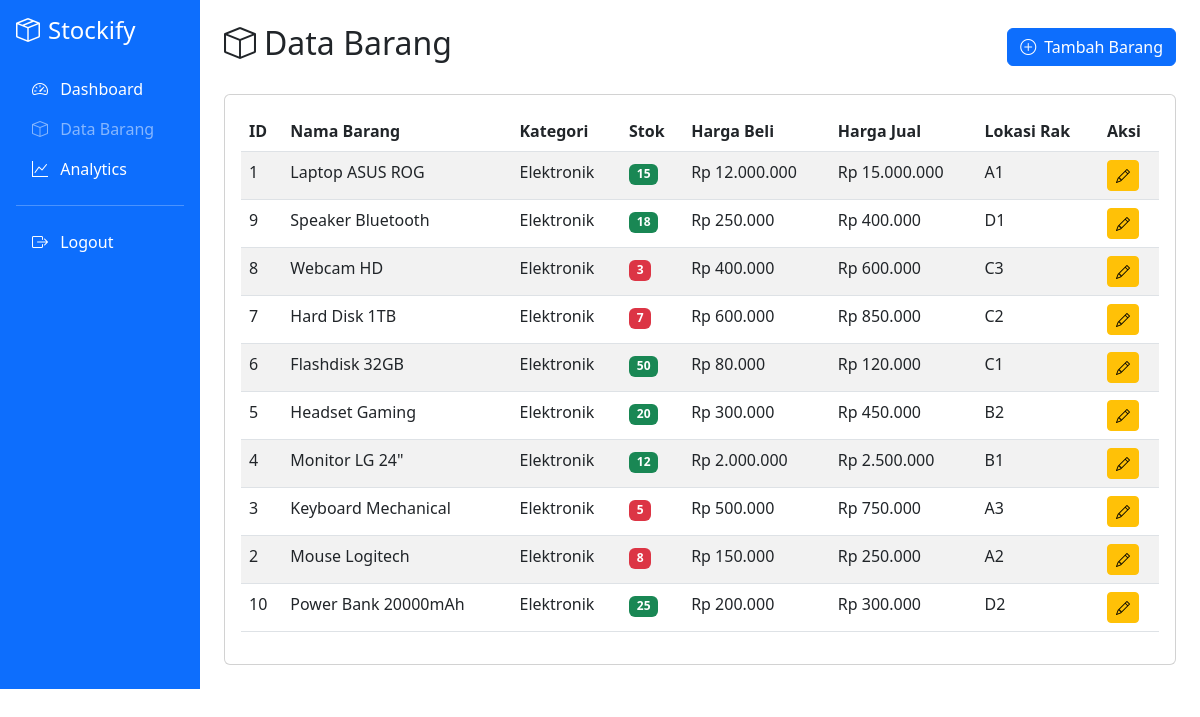
Page /barang.php (signed in) on the committed database.
### tables this page shows
CREATE TABLE barang (
    id INT AUTO_INCREMENT PRIMARY KEY,
    nama_barang VARCHAR(100) NOT NULL,
    kategori VARCHAR(50) NOT NULL,
    stok INT NOT NULL DEFAULT 0,
    harga_beli DECIMAL(10,2) NOT NULL,
    harga_jual DECIMAL(10,2) NOT NULL,
    lokasi_rak VARCHAR(20) NOT NULL,
    created_at TIMESTAMP DEFAULT CURRENT_TIMESTAMP,
    updated_at TIMESTAMP DEFAULT CURRENT_TIMESTAMP ON UPDATE CURRENT_TIMESTAMP,
    INDEX idx_kategori (kategori),
    INDEX idx_stok (stok)
);

### koneksi.php (called while the page is built, shortened)
<?php
function format_rupiah($angka) {
    return "Rp " . number_format($angka, 0, ',', '.');
}
?>

### barang.php (the view, shortened to what this page needs)
<?php
require_once 'koneksi.php';
$role = $_SESSION['role'];
$query = "SELECT * FROM barang ORDER BY created_at DESC";
$result = $koneksi->query($query);
?>
<!DOCTYPE html>
<html lang="id">
<head>
    <link href="https://cdn.jsdelivr.net/npm/bootstrap@5.3.0/dist/css/bootstrap.min.css" rel="stylesheet">
    <link href="https://cdn.jsdelivr.net/npm/bootstrap-icons@1.10.0/font/bootstrap-icons.css" rel="stylesheet">
</head>
<body>
    <div class="container-fluid">
        <div class="row">
            <div class="col-md-2 bg-primary text-white p-3">
                <h4><i class="bi bi-box-seam me-2"></i>Stockify</h4>
                <nav class="nav flex-column mt-4">
                    <a class="nav-link text-white" href="dashboard.php">
                        <i class="bi bi-speedometer2 me-2"></i> Dashboard
                    </a>
                    <a class="nav-link text-white-50 active" href="barang.php">
                        <i class="bi bi-box me-2"></i> Data Barang
                    </a>
                    <?php if ($role === 'admin'): ?>
                    <a class="nav-link text-white" href="analytics.php">
                        <i class="bi bi-graph-up me-2"></i> Analytics
                    </a>
                    <?php endif; ?>
                    <hr>
                    <a class="nav-link text-white" href="logout.php">
                        <i class="bi bi-box-arrow-right me-2"></i> Logout
                    </a>
                </nav>
            </div>
            <div class="col-md-10 p-4">
                <div class="d-flex justify-content-between align-items-center mb-4">
                    <h2><i class="bi bi-box me-2"></i>Data Barang</h2>
                    <?php if ($role === 'admin'): ?>
                    <button class="btn btn-primary" data-bs-toggle="modal" data-bs-target="#addModal">
                        <i class="bi bi-plus-circle me-2"></i>Tambah Barang
                    </button>
                    <?php endif; ?>
                </div>
                <div class="card">
                    <div class="card-body">
                        <div class="table-responsive">
                            <table class="table table-striped">
                                <thead>
                                    <tr>
                                        <th>ID</th>
                                        <th>Nama Barang</th>
                                        <th>Kategori</th>
                                        <th>Stok</th>
                                        <th>Harga Beli</th>
                                        <th>Harga Jual</th>
                                        <th>Lokasi Rak</th>
                                        <th>Aksi</th>
                                    </tr>
                                </thead>
                                <tbody>
                                    <?php while ($row = $result->fetch_assoc()): ?>
                                    <tr>
                                        <td><?= $row['id'] ?></td>
                                        <td><?= htmlspecialchars($row['nama_barang']) ?></td>
                                        <td><?= htmlspecialchars($row['kategori']) ?></td>
                                        <td>
                                            <span class="badge <?= $row['stok'] < 10 ? 'bg-danger' : 'bg-success' ?>">
                                                <?= $row['stok'] ?>
                                            </span>
                                        </td>
                                        <td><?= format_rupiah($row['harga_beli']) ?></td>
                                        <td><?= format_rupiah($row['harga_jual']) ?></td>
                                        <td><?= htmlspecialchars($row['lokasi_rak']) ?></td>
                                        <td>
                                            <div class="btn-group btn-group-sm">
                                                <a href="update_stock.php?id=<?= $row['id'] ?>" class="btn btn-warning" title="Update Stok">
                                                    <i class="bi bi-pencil"></i>
                                                </a>
                                            </div>
                                        </td>
                                    </tr>
                                    <?php endwhile; ?>
                                </tbody>
                            </table>
                        </div>
                    </div>
                </div>
            </div>
        </div>
    </div>
</body>
</html>

### rows in the picture
barang: id "1", nama_barang "Laptop ASUS ROG", kategori "Elektronik", stok "15", harga_beli "Rp 12.000.000", harga_jual "Rp 15.000.000", lokasi_rak "A1"
barang: id "9", nama_barang "Speaker Bluetooth", kategori "Elektronik", stok "18", harga_beli "Rp 250.000", harga_jual "Rp 400.000", lokasi_rak "D1"
barang: id "8", nama_barang "Webcam HD", kategori "Elektronik", stok "3", harga_beli "Rp 400.000", harga_jual "Rp 600.000", lokasi_rak "C3"
barang: id "7", nama_barang "Hard Disk 1TB", kategori "Elektronik", stok "7", harga_beli "Rp 600.000", harga_jual "Rp 850.000", lokasi_rak "C2"
barang: id "6", nama_barang "Flashdisk 32GB", kategori "Elektronik", stok "50", harga_beli "Rp 80.000", harga_jual "Rp 120.000", lokasi_rak "C1"
barang: id "5", nama_barang "Headset Gaming", kategori "Elektronik", stok "20", harga_beli "Rp 300.000", harga_jual "Rp 450.000", lokasi_rak "B2"
barang: id "4", nama_barang "Monitor LG 24\"", kategori "Elektronik", stok "12", harga_beli "Rp 2.000.000", harga_jual "Rp 2.500.000", lokasi_rak "B1"
barang: id "3", nama_barang "Keyboard Mechanical", kategori "Elektronik", stok "5", harga_beli "Rp 500.000", harga_jual "Rp 750.000", lokasi_rak "A3"
barang: id "2", nama_barang "Mouse Logitech", kategori "Elektronik", stok "8", harga_beli "Rp 150.000", harga_jual "Rp 250.000", lokasi_rak "A2"
barang: id "10", nama_barang "Power Bank 20000mAh", kategori "Elektronik", stok "25", harga_beli "Rp 200.000", harga_jual "Rp 300.000", lokasi_rak "D2"
